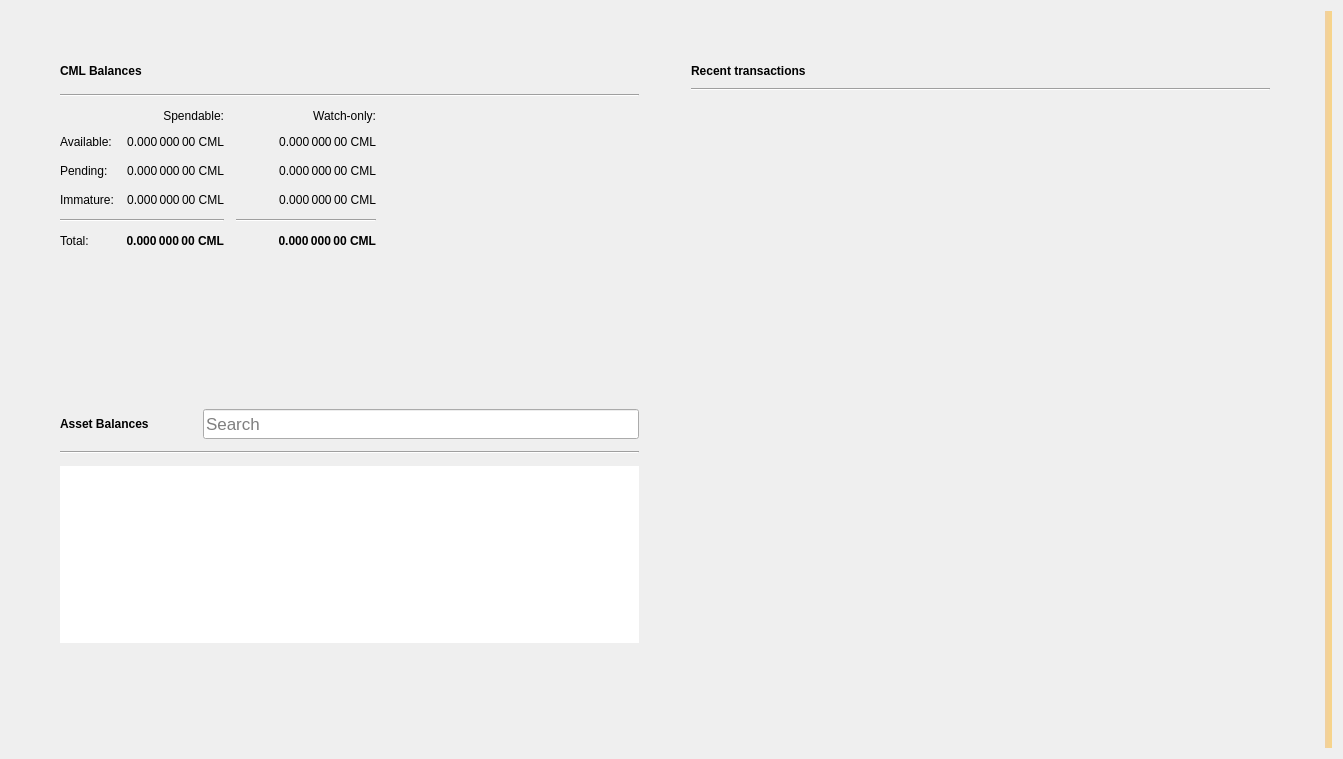
<?xml version="1.0" encoding="UTF-8"?>
<ui version="4.0">
 <class>OverviewPage</class>
 <widget class="QWidget" name="OverviewPage">
  <property name="geometry">
   <rect>
    <x>0</x>
    <y>0</y>
    <width>1343</width>
    <height>759</height>
   </rect>
  </property>
  <property name="windowTitle">
   <string>Form</string>
  </property>
  <property name="autoFillBackground">
   <bool>false</bool>
  </property>
  <layout class="QGridLayout" name="gridLayout_3">
   <item row="0" column="1">
    <layout class="QVBoxLayout" name="verticalLayout_7">
     <property name="spacing">
      <number>0</number>
     </property>
     <property name="leftMargin">
      <number>0</number>
     </property>
     <property name="topMargin">
      <number>0</number>
     </property>
     <property name="rightMargin">
      <number>0</number>
     </property>
     <property name="bottomMargin">
      <number>0</number>
     </property>
     <item>
      <layout class="QHBoxLayout" name="horizontalLayout" stretch="0,0">
       <property name="spacing">
        <number>34</number>
       </property>
       <property name="sizeConstraint">
        <enum>QLayout::SetMaximumSize</enum>
       </property>
       <property name="leftMargin">
        <number>40</number>
       </property>
       <property name="topMargin">
        <number>40</number>
       </property>
       <property name="rightMargin">
        <number>40</number>
       </property>
       <property name="bottomMargin">
        <number>40</number>
       </property>
       <item>
        <layout class="QVBoxLayout" name="verticalLayout_2">
         <property name="spacing">
          <number>34</number>
         </property>
         <property name="rightMargin">
          <number>0</number>
         </property>
         <item>
          <widget class="QFrame" name="frame">
           <property name="sizePolicy">
            <sizepolicy hsizetype="Preferred" vsizetype="Preferred">
             <horstretch>0</horstretch>
             <verstretch>0</verstretch>
            </sizepolicy>
           </property>
           <property name="frameShape">
            <enum>QFrame::NoFrame</enum>
           </property>
           <property name="frameShadow">
            <enum>QFrame::Raised</enum>
           </property>
           <property name="lineWidth">
            <number>10</number>
           </property>
           <layout class="QVBoxLayout" name="verticalLayout_4">
            <property name="spacing">
             <number>12</number>
            </property>
            <item>
             <layout class="QHBoxLayout" name="horizontalLayout_4">
              <item>
               <widget class="QLabel" name="cmlBalancesLabel">
                <property name="font">
                 <font>
                  <weight>75</weight>
                  <bold>true</bold>
                 </font>
                </property>
                <property name="text">
                 <string>CML Balances</string>
                </property>
               </widget>
              </item>
              <item>
               <widget class="QPushButton" name="labelWalletStatus">
                <property name="enabled">
                 <bool>true</bool>
                </property>
                <property name="maximumSize">
                 <size>
                  <width>30</width>
                  <height>16777215</height>
                 </size>
                </property>
                <property name="toolTip">
                 <string>The displayed information may be out of date. Your wallet automatically synchronizes with the Cryptomiles network after a connection is established, but this process has not completed yet.</string>
                </property>
                <property name="text">
                 <string/>
                </property>
                <property name="icon">
                 <iconset>
                  <normaloff>:/icons/warning</normaloff>
                  <disabledoff>:/icons/warning</disabledoff>:/icons/warning</iconset>
                </property>
                <property name="iconSize">
                 <size>
                  <width>24</width>
                  <height>24</height>
                 </size>
                </property>
                <property name="flat">
                 <bool>true</bool>
                </property>
               </widget>
              </item>
              <item>
               <spacer name="horizontalSpacer_3">
                <property name="orientation">
                 <enum>Qt::Horizontal</enum>
                </property>
                <property name="sizeHint" stdset="0">
                 <size>
                  <width>40</width>
                  <height>20</height>
                 </size>
                </property>
               </spacer>
              </item>
             </layout>
            </item>
            <item>
             <widget class="Line" name="line_2">
              <property name="orientation">
               <enum>Qt::Horizontal</enum>
              </property>
             </widget>
            </item>
            <item>
             <layout class="QGridLayout" name="gridLayout">
              <property name="spacing">
               <number>12</number>
              </property>
              <item row="3" column="2">
               <widget class="QLabel" name="labelWatchImmature">
                <property name="font">
                 <font>
                  <weight>50</weight>
                  <bold>false</bold>
                 </font>
                </property>
                <property name="cursor">
                 <cursorShape>IBeamCursor</cursorShape>
                </property>
                <property name="toolTip">
                 <string>Mined balance in watch-only addresses that has not yet matured</string>
                </property>
                <property name="text">
                 <string notr="true">0.000 000 00 CML</string>
                </property>
                <property name="alignment">
                 <set>Qt::AlignRight|Qt::AlignTrailing|Qt::AlignVCenter</set>
                </property>
                <property name="textInteractionFlags">
                 <set>Qt::LinksAccessibleByMouse|Qt::TextSelectableByKeyboard|Qt::TextSelectableByMouse</set>
                </property>
               </widget>
              </item>
              <item row="2" column="3">
               <spacer name="horizontalSpacer_2">
                <property name="orientation">
                 <enum>Qt::Horizontal</enum>
                </property>
                <property name="sizeHint" stdset="0">
                 <size>
                  <width>40</width>
                  <height>20</height>
                 </size>
                </property>
               </spacer>
              </item>
              <item row="1" column="0">
               <widget class="QLabel" name="labelBalanceText">
                <property name="text">
                 <string>Available:</string>
                </property>
               </widget>
              </item>
              <item row="1" column="2">
               <widget class="QLabel" name="labelWatchAvailable">
                <property name="font">
                 <font>
                  <weight>50</weight>
                  <bold>false</bold>
                 </font>
                </property>
                <property name="cursor">
                 <cursorShape>IBeamCursor</cursorShape>
                </property>
                <property name="toolTip">
                 <string>Your current balance in watch-only addresses</string>
                </property>
                <property name="text">
                 <string notr="true">0.000 000 00 CML</string>
                </property>
                <property name="alignment">
                 <set>Qt::AlignRight|Qt::AlignTrailing|Qt::AlignVCenter</set>
                </property>
                <property name="textInteractionFlags">
                 <set>Qt::LinksAccessibleByMouse|Qt::TextSelectableByKeyboard|Qt::TextSelectableByMouse</set>
                </property>
               </widget>
              </item>
              <item row="2" column="1">
               <widget class="QLabel" name="labelUnconfirmed">
                <property name="font">
                 <font>
                  <weight>50</weight>
                  <bold>false</bold>
                 </font>
                </property>
                <property name="cursor">
                 <cursorShape>IBeamCursor</cursorShape>
                </property>
                <property name="toolTip">
                 <string>Total of transactions that have yet to be confirmed, and do not yet count toward the spendable balance</string>
                </property>
                <property name="text">
                 <string notr="true">0.000 000 00 CML</string>
                </property>
                <property name="alignment">
                 <set>Qt::AlignRight|Qt::AlignTrailing|Qt::AlignVCenter</set>
                </property>
                <property name="textInteractionFlags">
                 <set>Qt::LinksAccessibleByMouse|Qt::TextSelectableByKeyboard|Qt::TextSelectableByMouse</set>
                </property>
               </widget>
              </item>
              <item row="4" column="2">
               <widget class="Line" name="lineWatchBalance">
                <property name="sizePolicy">
                 <sizepolicy hsizetype="Preferred" vsizetype="Fixed">
                  <horstretch>0</horstretch>
                  <verstretch>0</verstretch>
                 </sizepolicy>
                </property>
                <property name="minimumSize">
                 <size>
                  <width>140</width>
                  <height>0</height>
                 </size>
                </property>
                <property name="orientation">
                 <enum>Qt::Horizontal</enum>
                </property>
               </widget>
              </item>
              <item row="0" column="1">
               <widget class="QLabel" name="labelSpendable">
                <property name="text">
                 <string>Spendable:</string>
                </property>
                <property name="alignment">
                 <set>Qt::AlignRight|Qt::AlignTrailing|Qt::AlignVCenter</set>
                </property>
               </widget>
              </item>
              <item row="3" column="0">
               <widget class="QLabel" name="labelImmatureText">
                <property name="text">
                 <string>Immature:</string>
                </property>
               </widget>
              </item>
              <item row="5" column="2">
               <widget class="QLabel" name="labelWatchTotal">
                <property name="font">
                 <font>
                  <weight>75</weight>
                  <bold>true</bold>
                 </font>
                </property>
                <property name="cursor">
                 <cursorShape>IBeamCursor</cursorShape>
                </property>
                <property name="toolTip">
                 <string>Current total balance in watch-only addresses</string>
                </property>
                <property name="text">
                 <string notr="true">0.000 000 00 CML</string>
                </property>
                <property name="alignment">
                 <set>Qt::AlignRight|Qt::AlignTrailing|Qt::AlignVCenter</set>
                </property>
                <property name="textInteractionFlags">
                 <set>Qt::LinksAccessibleByMouse|Qt::TextSelectableByKeyboard|Qt::TextSelectableByMouse</set>
                </property>
               </widget>
              </item>
              <item row="4" column="0" colspan="2">
               <widget class="Line" name="line">
                <property name="orientation">
                 <enum>Qt::Horizontal</enum>
                </property>
               </widget>
              </item>
              <item row="0" column="2">
               <widget class="QLabel" name="labelWatchonly">
                <property name="text">
                 <string>Watch-only:</string>
                </property>
                <property name="alignment">
                 <set>Qt::AlignRight|Qt::AlignTrailing|Qt::AlignVCenter</set>
                </property>
               </widget>
              </item>
              <item row="5" column="1">
               <widget class="QLabel" name="labelTotal">
                <property name="font">
                 <font>
                  <weight>75</weight>
                  <bold>true</bold>
                 </font>
                </property>
                <property name="cursor">
                 <cursorShape>IBeamCursor</cursorShape>
                </property>
                <property name="toolTip">
                 <string>Your current total balance</string>
                </property>
                <property name="text">
                 <string notr="true">0.000 000 00 CML</string>
                </property>
                <property name="alignment">
                 <set>Qt::AlignRight|Qt::AlignTrailing|Qt::AlignVCenter</set>
                </property>
                <property name="textInteractionFlags">
                 <set>Qt::LinksAccessibleByMouse|Qt::TextSelectableByKeyboard|Qt::TextSelectableByMouse</set>
                </property>
               </widget>
              </item>
              <item row="1" column="1">
               <widget class="QLabel" name="labelBalance">
                <property name="font">
                 <font>
                  <weight>50</weight>
                  <bold>false</bold>
                 </font>
                </property>
                <property name="cursor">
                 <cursorShape>IBeamCursor</cursorShape>
                </property>
                <property name="toolTip">
                 <string>Your current spendable balance</string>
                </property>
                <property name="text">
                 <string notr="true">0.000 000 00 CML</string>
                </property>
                <property name="alignment">
                 <set>Qt::AlignRight|Qt::AlignTrailing|Qt::AlignVCenter</set>
                </property>
                <property name="textInteractionFlags">
                 <set>Qt::LinksAccessibleByMouse|Qt::TextSelectableByKeyboard|Qt::TextSelectableByMouse</set>
                </property>
               </widget>
              </item>
              <item row="2" column="0">
               <widget class="QLabel" name="labelPendingText">
                <property name="text">
                 <string>Pending:</string>
                </property>
               </widget>
              </item>
              <item row="5" column="0">
               <widget class="QLabel" name="labelTotalText">
                <property name="text">
                 <string>Total:</string>
                </property>
               </widget>
              </item>
              <item row="3" column="1">
               <widget class="QLabel" name="labelImmature">
                <property name="font">
                 <font>
                  <weight>50</weight>
                  <bold>false</bold>
                 </font>
                </property>
                <property name="cursor">
                 <cursorShape>IBeamCursor</cursorShape>
                </property>
                <property name="toolTip">
                 <string>Mined balance that has not yet matured</string>
                </property>
                <property name="text">
                 <string notr="true">0.000 000 00 CML</string>
                </property>
                <property name="alignment">
                 <set>Qt::AlignRight|Qt::AlignTrailing|Qt::AlignVCenter</set>
                </property>
                <property name="textInteractionFlags">
                 <set>Qt::LinksAccessibleByMouse|Qt::TextSelectableByKeyboard|Qt::TextSelectableByMouse</set>
                </property>
               </widget>
              </item>
              <item row="2" column="2">
               <widget class="QLabel" name="labelWatchPending">
                <property name="font">
                 <font>
                  <weight>50</weight>
                  <bold>false</bold>
                 </font>
                </property>
                <property name="cursor">
                 <cursorShape>IBeamCursor</cursorShape>
                </property>
                <property name="toolTip">
                 <string>Unconfirmed transactions to watch-only addresses</string>
                </property>
                <property name="text">
                 <string notr="true">0.000 000 00 CML</string>
                </property>
                <property name="alignment">
                 <set>Qt::AlignRight|Qt::AlignTrailing|Qt::AlignVCenter</set>
                </property>
                <property name="textInteractionFlags">
                 <set>Qt::LinksAccessibleByMouse|Qt::TextSelectableByKeyboard|Qt::TextSelectableByMouse</set>
                </property>
               </widget>
              </item>
             </layout>
            </item>
           </layout>
          </widget>
         </item>
         <item>
          <widget class="QWidget" name="assetVerticalSpaceWidget2" native="true">
           <property name="autoFillBackground">
            <bool>false</bool>
           </property>
           <layout class="QVBoxLayout" name="verticalLayout_6">
            <item>
             <spacer name="verticalSpacer_4">
              <property name="orientation">
               <enum>Qt::Vertical</enum>
              </property>
              <property name="sizeHint" stdset="0">
               <size>
                <width>20</width>
                <height>87</height>
               </size>
              </property>
             </spacer>
            </item>
           </layout>
          </widget>
         </item>
         <item>
          <widget class="QFrame" name="assetFrame">
           <property name="autoFillBackground">
            <bool>true</bool>
           </property>
           <property name="frameShape">
            <enum>QFrame::NoFrame</enum>
           </property>
           <property name="frameShadow">
            <enum>QFrame::Plain</enum>
           </property>
           <property name="lineWidth">
            <number>0</number>
           </property>
           <layout class="QVBoxLayout" name="verticalLayout_5">
            <property name="spacing">
             <number>12</number>
            </property>
            <item>
             <layout class="QHBoxLayout" name="assetBalanceHorizontalLayout">
              <item alignment="Qt::AlignVCenter">
               <widget class="QLabel" name="assetBalanceLabel">
                <property name="font">
                 <font>
                  <weight>75</weight>
                  <bold>true</bold>
                 </font>
                </property>
                <property name="text">
                 <string>Asset Balances</string>
                </property>
               </widget>
              </item>
              <item>
               <widget class="QPushButton" name="labelAssetStatus">
                <property name="enabled">
                 <bool>true</bool>
                </property>
                <property name="maximumSize">
                 <size>
                  <width>30</width>
                  <height>16777215</height>
                 </size>
                </property>
                <property name="toolTip">
                 <string>The displayed information may be out of date. Your wallet automatically synchronizes with the Cryptomiles network after a connection is established, but this process has not completed yet.</string>
                </property>
                <property name="text">
                 <string/>
                </property>
                <property name="icon">
                 <iconset>
                  <normaloff>:/icons/warning</normaloff>
                  <disabledoff>:/icons/warning</disabledoff>:/icons/warning</iconset>
                </property>
                <property name="iconSize">
                 <size>
                  <width>24</width>
                  <height>24</height>
                 </size>
                </property>
                <property name="flat">
                 <bool>true</bool>
                </property>
               </widget>
              </item>
              <item alignment="Qt::AlignBottom">
               <widget class="QLineEdit" name="assetSearch">
                <property name="sizePolicy">
                 <sizepolicy hsizetype="Expanding" vsizetype="Preferred">
                  <horstretch>0</horstretch>
                  <verstretch>0</verstretch>
                 </sizepolicy>
                </property>
                <property name="minimumSize">
                 <size>
                  <width>0</width>
                  <height>30</height>
                 </size>
                </property>
                <property name="maximumSize">
                 <size>
                  <width>16777215</width>
                  <height>30</height>
                 </size>
                </property>
                <property name="sizeIncrement">
                 <size>
                  <width>0</width>
                  <height>0</height>
                 </size>
                </property>
                <property name="baseSize">
                 <size>
                  <width>0</width>
                  <height>0</height>
                 </size>
                </property>
                <property name="font">
                 <font>
                  <pointsize>13</pointsize>
                 </font>
                </property>
                <property name="maxLength">
                 <number>32</number>
                </property>
                <property name="frame">
                 <bool>true</bool>
                </property>
                <property name="alignment">
                 <set>Qt::AlignLeading|Qt::AlignLeft|Qt::AlignVCenter</set>
                </property>
                <property name="placeholderText">
                 <string>Search</string>
                </property>
                <property name="clearButtonEnabled">
                 <bool>true</bool>
                </property>
               </widget>
              </item>
             </layout>
            </item>
            <item>
             <widget class="Line" name="assetBalanceLine">
              <property name="orientation">
               <enum>Qt::Horizontal</enum>
              </property>
             </widget>
            </item>
            <item>
             <widget class="QListView" name="listAssets">
              <property name="frameShape">
               <enum>QFrame::NoFrame</enum>
              </property>
              <property name="lineWidth">
               <number>0</number>
              </property>
              <property name="verticalScrollMode">
               <enum>QAbstractItemView::ScrollPerItem</enum>
              </property>
             </widget>
            </item>
            <item>
             <widget class="QWidget" name="assetVerticalSpaceWidget" native="true">
              <property name="autoFillBackground">
               <bool>false</bool>
              </property>
              <layout class="QVBoxLayout" name="verticalLayout">
               <item>
                <spacer name="verticalSpacer_3">
                 <property name="orientation">
                  <enum>Qt::Vertical</enum>
                 </property>
                 <property name="sizeHint" stdset="0">
                  <size>
                   <width>20</width>
                   <height>40</height>
                  </size>
                 </property>
                </spacer>
               </item>
              </layout>
             </widget>
            </item>
           </layout>
          </widget>
         </item>
        </layout>
       </item>
       <item>
        <layout class="QVBoxLayout" name="verticalLayout_3">
         <property name="spacing">
          <number>34</number>
         </property>
         <property name="leftMargin">
          <number>0</number>
         </property>
         <item>
          <widget class="QFrame" name="frame_2">
           <property name="sizePolicy">
            <sizepolicy hsizetype="Preferred" vsizetype="Fixed">
             <horstretch>0</horstretch>
             <verstretch>0</verstretch>
            </sizepolicy>
           </property>
           <property name="frameShape">
            <enum>QFrame::NoFrame</enum>
           </property>
           <property name="frameShadow">
            <enum>QFrame::Plain</enum>
           </property>
           <property name="lineWidth">
            <number>0</number>
           </property>
           <layout class="QGridLayout" name="gridLayout_2">
            <property name="horizontalSpacing">
             <number>12</number>
            </property>
            <item row="0" column="0">
             <layout class="QHBoxLayout" name="horizontalLayout_2">
              <item>
               <widget class="QLabel" name="recentTransactionsLabel">
                <property name="font">
                 <font>
                  <weight>75</weight>
                  <bold>true</bold>
                 </font>
                </property>
                <property name="text">
                 <string>Recent transactions</string>
                </property>
               </widget>
              </item>
              <item>
               <widget class="QPushButton" name="labelTransactionsStatus">
                <property name="enabled">
                 <bool>true</bool>
                </property>
                <property name="maximumSize">
                 <size>
                  <width>30</width>
                  <height>16777215</height>
                 </size>
                </property>
                <property name="toolTip">
                 <string>The displayed information may be out of date. Your wallet automatically synchronizes with the Cryptomiles network after a connection is established, but this process has not completed yet.</string>
                </property>
                <property name="text">
                 <string/>
                </property>
                <property name="icon">
                 <iconset>
                  <normaloff>:/icons/warning</normaloff>
                  <disabledoff>:/icons/warning</disabledoff>:/icons/warning</iconset>
                </property>
                <property name="iconSize">
                 <size>
                  <width>24</width>
                  <height>24</height>
                 </size>
                </property>
                <property name="flat">
                 <bool>true</bool>
                </property>
               </widget>
              </item>
              <item>
               <spacer name="horizontalSpacer">
                <property name="orientation">
                 <enum>Qt::Horizontal</enum>
                </property>
                <property name="sizeHint" stdset="0">
                 <size>
                  <width>40</width>
                  <height>20</height>
                 </size>
                </property>
               </spacer>
              </item>
             </layout>
            </item>
            <item row="2" column="0">
             <widget class="QListView" name="listTransactions">
              <property name="styleSheet">
               <string notr="true">QListView { background: transparent; }</string>
              </property>
              <property name="frameShape">
               <enum>QFrame::NoFrame</enum>
              </property>
              <property name="verticalScrollBarPolicy">
               <enum>Qt::ScrollBarAlwaysOff</enum>
              </property>
              <property name="horizontalScrollBarPolicy">
               <enum>Qt::ScrollBarAlwaysOff</enum>
              </property>
              <property name="selectionMode">
               <enum>QAbstractItemView::NoSelection</enum>
              </property>
             </widget>
            </item>
            <item row="1" column="0">
             <widget class="Line" name="line_3">
              <property name="orientation">
               <enum>Qt::Horizontal</enum>
              </property>
             </widget>
            </item>
           </layout>
          </widget>
         </item>
         <item>
          <spacer name="verticalSpacer_2">
           <property name="orientation">
            <enum>Qt::Vertical</enum>
           </property>
           <property name="sizeHint" stdset="0">
            <size>
             <width>20</width>
             <height>40</height>
            </size>
           </property>
          </spacer>
         </item>
        </layout>
       </item>
      </layout>
     </item>
    </layout>
   </item>
   <item row="0" column="3">
    <widget class="QLabel" name="labelAlerts">
     <property name="visible">
      <bool>true</bool>
     </property>
     <property name="styleSheet">
      <string notr="true">QLabel { background-color: qlineargradient(x1: 0, y1: 0, x2: 1, y2: 0, stop:0 #F0D0A0, stop:1 #F8D488); color:#000000; }</string>
     </property>
     <property name="wordWrap">
      <bool>true</bool>
     </property>
     <property name="margin">
      <number>3</number>
     </property>
     <property name="textInteractionFlags">
      <set>Qt::TextSelectableByMouse</set>
     </property>
    </widget>
   </item>
  </layout>
 </widget>
 <resources/>
 <connections/>
</ui>
